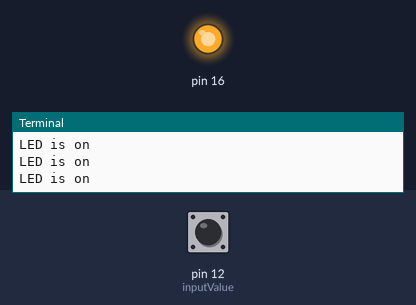
Recording of a program running on a simulated Raspberry Pi (header pin numbers). On the bench: output pins drawn as LEDs (lit = HIGH), the last lines printed to the terminal. Dashed ring = blinking. Inputs (shaded band) come from the test bench; at power-on: pin 12 (inputValue) HIGH.

Above: at 1.2 s.
1.3 s: pin 12 (inputValue) pulled LOW for 3.2 s
At 3.0 s:
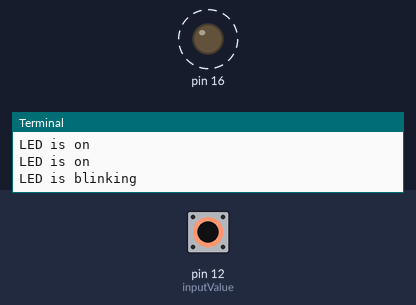
6.8 s: pin 12 (inputValue) pulled LOW for 0.15 s
At 8.6 s:
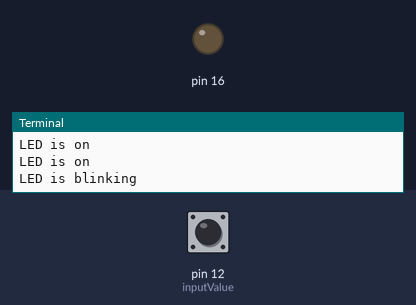
9.9 s: pin 12 (inputValue) pulled LOW for 1 s
At 12.5 s:
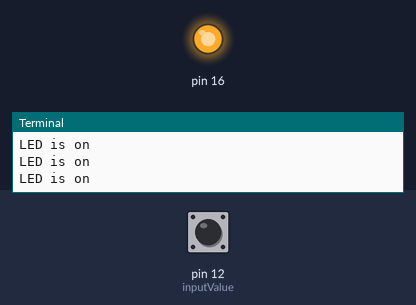
Timing chart, 0 to 14.0 s (numbered marks = the images above; inputs shaded):
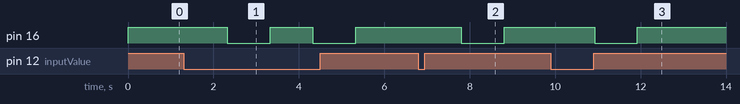

The program:

PushbuttonLED.py
```python
#Pushbutton + LED
# Author: Niam Moltta
import RPi.GPIO as GPIO
import time

GPIO.setwarnings(False)
GPIO.setmode(GPIO.BOARD)
GPIO.setup(12, GPIO.IN, pull_up_down=GPIO.PUD_UP)
GPIO.setup(16, GPIO.OUT)

try:
    while True:
        inputValue= GPIO.input(12)
        if (inputValue == False): #Not pressed
            print("LED is blinking")
            GPIO.output(16, True)
            time.sleep(1)
            GPIO.output(16, False)
            time.sleep(1)
        else: #Pressed
            GPIO.output(16, True) #LED ON
            time.sleep(0.03)
            print("LED is on")
except KeyboardInterrupt:
    print("Cleaning up GPIO...")
    GPIO.cleanup()
```

Measured:
- after the input at 1.3 s, pin 16: alternates HIGH for 1.0 s and LOW for 1.0 s, starting after 1.0 s
- after the input at 6.8 s, pin 16: HIGH → LOW after 1.0 s, → HIGH 1.0 s later
- after the input at 9.9 s, pin 16: HIGH → LOW after 1.0 s, → HIGH 1.0 s later
